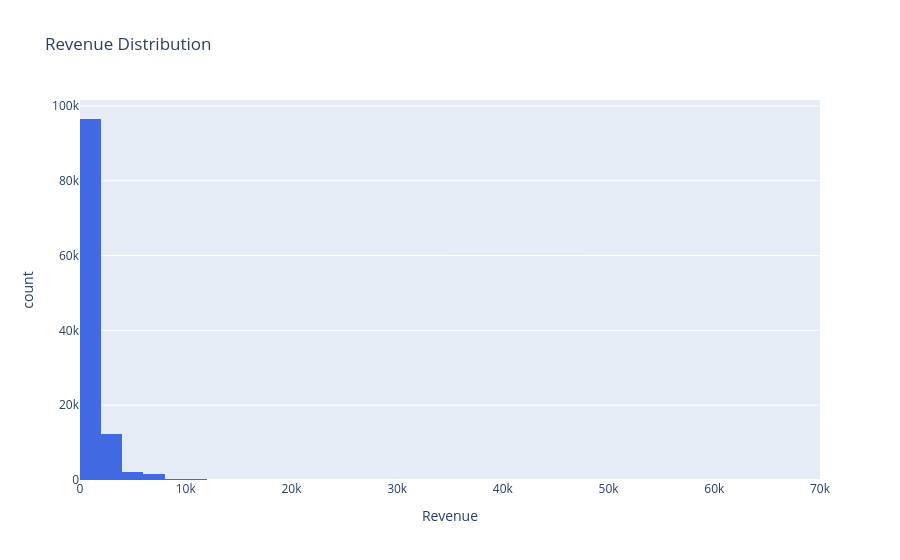

The cell this chart's notebook holds for it:
### Code cell
fig = px.histogram(df, x="Revenue", nbins=50,
                   title="Revenue Distribution",
                   color_discrete_sequence=["royalblue"])
fig.show()

### Figure 1 — Plotly figure (JSON) as saved in the notebook; plotly's stock layout.template omitted (floating-point values rounded to 4 significant figures; data arrays with more than 128 entries replaced by an {"elided": "..."} marker saying what was removed)
{"data": [{"bingroup": "x", "hovertemplate": "Revenue=%{x}<br>count=%{y}<extra></extra>", "legendgroup": "", "marker": {"color": "royalblue", "pattern": {"shape": ""}}, "name": "", "nbinsx": 50, "orientation": "v", "showlegend": false, "type": "histogram", "x": {"elided": "113036 int values"}, "xaxis": "x", "yaxis": "y"}], "layout": {"barmode": "relative", "legend": {"tracegroupgap": 0}, "title": {"text": "Revenue Distribution"}, "xaxis": {"anchor": "y", "domain": [0, 1], "title": {"text": "Revenue"}}, "yaxis": {"anchor": "x", "domain": [0, 1], "title": {"text": "count"}}}}
